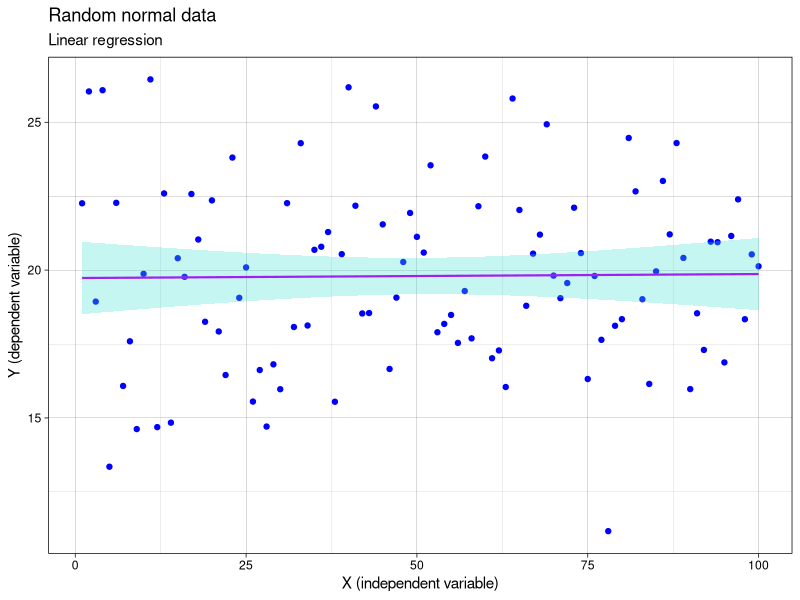
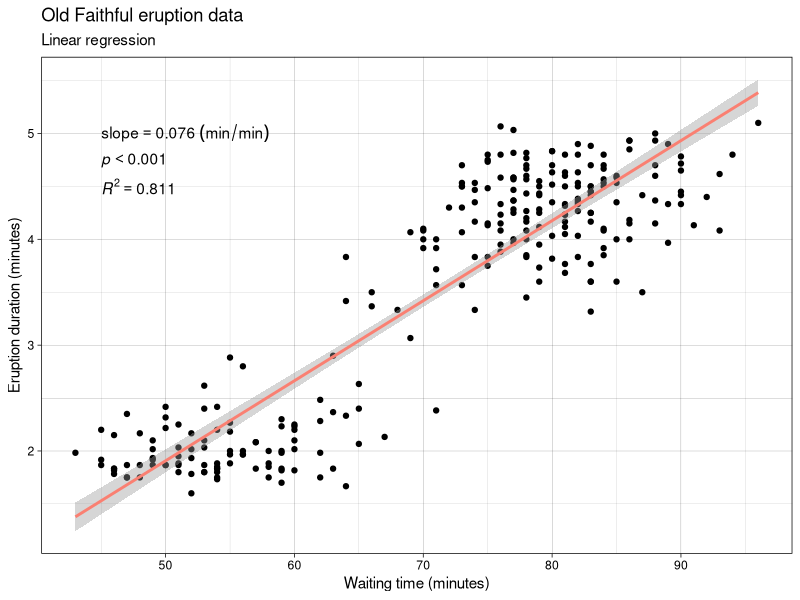
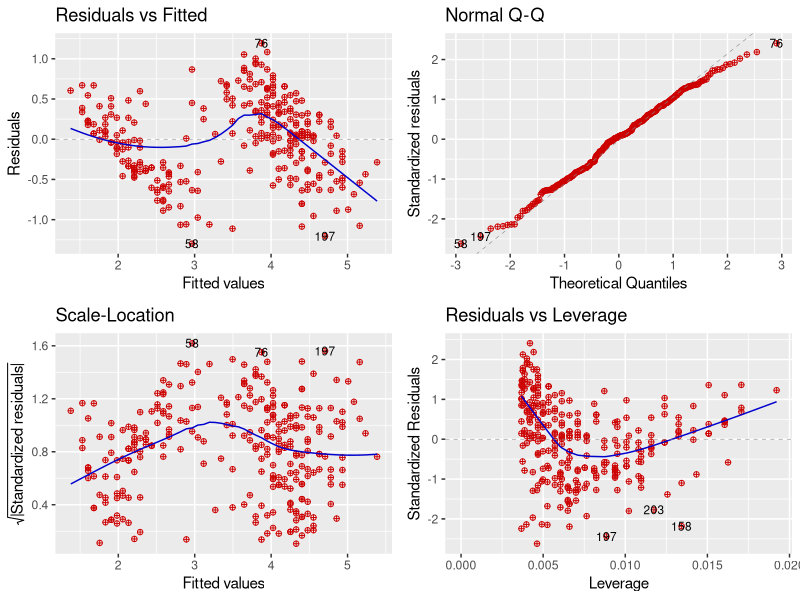
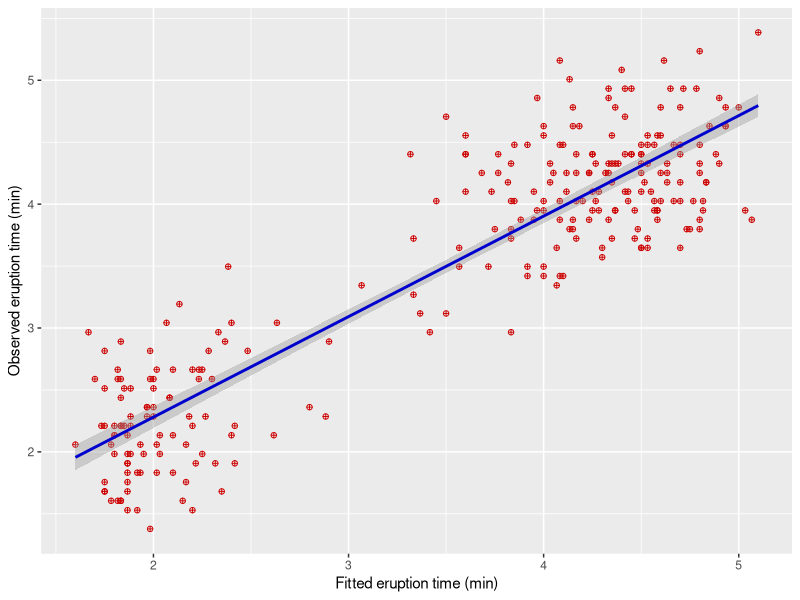

R code for these plots, in order:
## ---- chunk 1
knitr::opts_chunk$set(
  comment = "R>", 
  warning = FALSE, 
  message = FALSE,
  out.width = '70%'
)

library(tidyverse)
## ---- chunk 2
head(faithful)
## ---- chunk 3
eruption.lm <- lm(eruptions ~ waiting, data = faithful)
summary(eruption.lm)
## ---- chunk 4
summary(eruption.lm)$r.squared
## ---- chunk 5
n <- 100
set.seed(666)
rand.df <- data.frame(x = seq(1:n),
                      y = rnorm(n = n, mean = 20, sd = 3))

mod2 <- lm(y ~ x, data = rand.df)

ggplot(data = rand.df, aes(x = x, y = y)) +
  geom_point(colour = "blue") +
  stat_smooth(method = "lm", colour = "purple", size = 0.75,
              fill = "turquoise", alpha = 0.3) +
  labs(title = "Random normal data",
       subtitle = "Linear regression",
       x = "X (independent variable)",
       y = "Y (dependent variable)") +
  theme_linedraw()
## ---- chunk 6
slope <- round(eruption.lm$coef[2], 3)
# p.val <- round(coefficients(summary(eruption.lm))[2, 4], 3) # it approx. 0, so...
p.val <- 0.001
r2 <- round(summary(eruption.lm)$r.squared, 3)

ggplot(data = faithful, aes(x = waiting, y = eruptions)) +
  geom_point() +
  annotate("text", x = 45, y = 5,
           label = paste0("slope == ", slope, "~(min/min)"),
           parse = TRUE, hjust = 0) +
  annotate("text", x = 45, y = 4.75,
           label = paste0("italic(p) < ", p.val),
           parse = TRUE, hjust = 0) +
  annotate("text", x = 45, y = 4.5,
           label = paste0("italic(R)^2 == ", r2),
           parse = TRUE, hjust = 0) +
  stat_smooth(method = "lm", colour = "salmon") +
  labs(title = "Old Faithful eruption data",
       subtitle = "Linear regression",
       x = "Waiting time (minutes)",
       y = "Eruption duration (minutes)") +
  theme_linedraw()
## ---- chunk 7
pred.val <- data.frame(waiting = c(80))
predict(eruption.lm, pred.val, interval = "confidence")
## ---- chunk 8
pred.val <- data.frame(waiting = c(80))
predict(eruption.lm, pred.val, interval = "prediction")
## ---- chunk 9
# use the accessor function to grab the coefficients:
erupt.coef <- coefficients(eruption.lm)
erupt.coef

# how long would an eruption last of we waited, say, 80 minutes?
waiting <- 80 
 
# the first and second coef. can be accessed using the 
# square bracket notation:
erupt.pred <- erupt.coef[1] + (erupt.coef[2] * waiting)
erupt.pred # the unit is minutes
## ---- chunk 10
pred.val <- data.frame(waiting = c(60, 80, 100))
predict(eruption.lm, pred.val) # returns waiting time in minutes
## ---- chunk 11
library(ggfortify)
autoplot(lm(eruptions ~ waiting, data = faithful), label.size = 3,
         col = "red3", shape = 10, smooth.colour = 'blue3')
## ---- chunk 12
ggplot(data = faithful, aes(x = eruptions, y = fitted(eruption.lm))) +
  geom_point(col = "red3", shape = 10) +
  geom_smooth(method = "lm", col = "blue3") +
  labs(x = "Fitted eruption time (min)", y = "Observed eruption time (min)")
